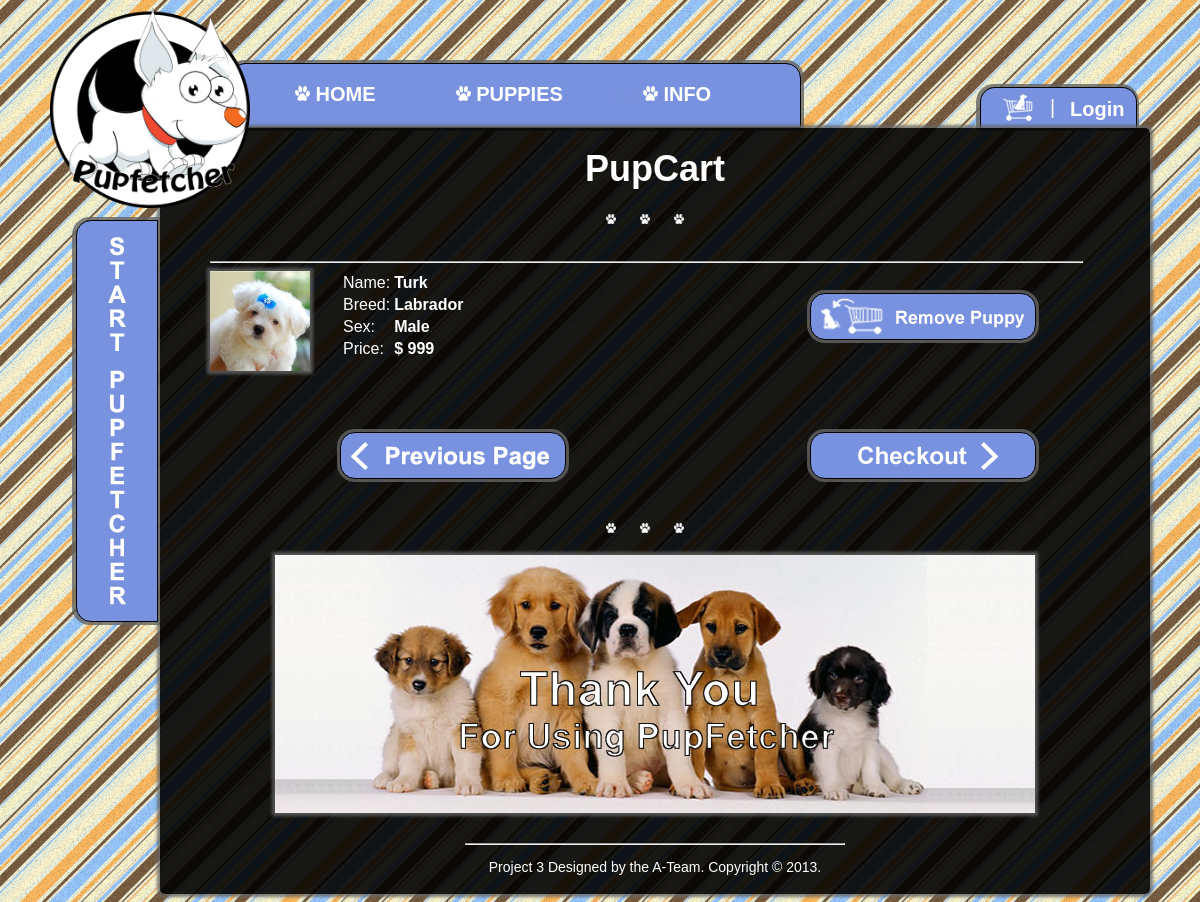
Screenshot of /pupCart.php?id=1 with the database file from the repository.
### tables this page shows
CREATE TABLE `puppies` (
  `puppy_id` int(10) NOT NULL,
  `name` varchar(50) NOT NULL,
  `breed` varchar(100) NOT NULL,
  `sex` varchar(10) NOT NULL,
  `size` varchar(20) NOT NULL,
  `birthday` varchar(15) NOT NULL,
  `location` varchar(50) NOT NULL,
  `price` varchar(10) NOT NULL,
  `vaccination` int(1) NOT NULL,
  `img_name` varchar(100) NOT NULL
);

### pupCart.php (the view, shortened to what this page needs)
<!DOCTYPE html PUBLIC "-//W3C//DTD XHTML 1.0 Transitional//EN" "http://www.w3.org/TR/xhtml1/DTD/xhtml1-transitional.dtd">
<html xmlns="http://www.w3.org/1999/xhtml">
<head>
<link rel="stylesheet" type="text/css" href="css/style.css">
<link rel="stylesheet" type="text/css" href="css/pupInfo.css">
</head>
<body>
<div class="container">
<?php
include("navBar.php");
if (!isset($_SESSION['myusername']))
	{
		include("login.php");
	}
	else
	{
		include("logoutbutton.php");
	}
?>
  <div class="content">
     <div class="title">
            PupCart
          </div>
     <div class="paws">
     <img src="img/paw.png" name="paw" width="10" height="10" class="paw"/>
     <img src="img/paw.png" name="paw" width="10" height="10" class="paw"/>
     <img src="img/paw.png" name="paw" width="10" height="10" class="paw"/>
     </div>
<div class="puplist">
    <?php
      if (isset($_SESSION['cart']) && !empty($_SESSION['cart']))
      {
        $session = $_SESSION;
        $queries = array();
        $i = 0;
        foreach ($session['cart'] as $key=>$value)
        {
          $queries[$i] = "SELECT * FROM `puppies` WHERE `puppy_id` = '" . $value . "'";
  		$blah = mysql_query($queries[$i]);
  		while($puppy = mysql_fetch_assoc($blah))
        {
          $puppy_id = $puppy['puppy_id'];
          $pupName = $puppy['name'];
          $breed = $puppy['breed'];
          $sex = $puppy['sex'];
          $price = $puppy['price'];
          $img = $puppy['img_name'];
          echo "<hr>";
          echo "<div class='puppic'>";
            echo"<a href='pupInfo.php?id=" . $puppy_id . "'><img src='$img' alt='Puppy image' width='100' height='100'/></a>";
          echo "</div>";
          echo "<div class='puppy-list'>";
            echo "<table>";
              echo "<tr><td>Name:</td><td><b>$pupName</b></td></tr>";
              echo "<tr><td>Breed:</td><td><b>$breed</b></td></tr>";
              echo "<tr><td>Sex:</td><td><b>$sex</b></td></tr>";
              echo "<tr><td>Price:</td><td><b>$$price</b></td></tr>";
            echo "</table>";
          echo "</div>";
  		    echo "<div class='infoButtons3'>";
  		      echo"<a href='remove.php?puppy_id=".$puppy_id."'> <img src='img/pupcart3.png' /></a>";
  		    echo "</div>";
        }
  	  $i++;
        }
        echo "<br><br>";
      ?>
  <?php
  	echo "<div class='previousButton'>";
  		echo "<a href='javascript:javascript:history.go(-1)'><img src='img/previous.png'/></a>";
  		echo "</div>";
  		    echo "<div class='infoButtons3'>";
  		echo"<a href='checkout.php'> <img src='img/checkout.png'/></a>";
  		echo "</div>";
    }
      ?>
</div>
 <div class="paws">
  <img src="img/paw.png" name="paw" width="10" height="10" class="paw"/>
  <img src="img/paw.png" name="paw" width="10" height="10" class="paw"/>
  <img src="img/paw.png" name="paw" width="10" height="10" class="paw"/>
  </div>
     <br />
  <div class="bottomPic">
   <img src="img/puppic/gather.jpg" name="paw" />
  </div>
  <div class="footer">
  <hr/>
     <p>Project 3 Designed by the A-Team. Copyright &copy; 2013.</p>
    </div>
  </div>
<?php
include("sidebar.php");
?>
  </div>
  </body>
</html>

### css/style.css (style rules this page uses)
body { background-image: url(../img/tile2.png); background-color: #FFFFFF; background-repeat: repeat; font-family: Helvetica,Arial, sans-serif; font-weight: normal; }
.container { width: 1100px; margin: 0 auto; }
.content { background-image: url(../img/back_cell2.png); background-repeat: repeat; height:auto; width: 950px; margin-left:110px; margin-top:-80px; padding:20px; padding-bottom:5px; -moz-box-shadow: 0 0 3px 3px rgba(100, 100, 100, 0.8); -webkit-box-shadow: 0 0 3px 3px rgba(100, 100, 100, 0.8); box-shadow: 0 0 3px 3px rgba(100, 100, 100, 0.8); -moz-border-radius: 5px; -webkit-border-radius: 5px; -khtml-border-radius: 5px; border-radius: 5px; position:relative; z-index:2; }
.title { font-size: 36px; text-align: center; font-weight: bold; margin-bottom: 20px; color: #FFF; }
.paws { text-align:center; }
.paw { padding-right:20px; }
table { color:rgb(255,255,255); white-space: normal; line-height: normal; font-weight: normal; font-size: medium; font-variant: normal; font-style: normal; text-align: start; }
.footer { padding-left:30%; padding-right:30%; text-align:center; margin-top:30px; font-size: 14px; color: #FFF; }
a:link { color: #FFFFFF; text-decoration: none; }
.bottomPic { margin-left:10%; margin-right:10%; -moz-box-shadow: 0 0 3px 3px rgba(100, 100, 100, 0.8); -webkit-box-shadow: 0 0 3px 3px rgba(100, 100, 100, 0.8); box-shadow: 0 0 3px 3px rgba(100, 100, 100, 0.8); }
p { color:white; maring-top:-20px; }

### css/pupInfo.css (style rules this page uses)
.puppic { float:left; margin-right: 30px; -moz-box-shadow: 0 0 3px 3px rgba(100, 100, 100, 0.8); -webkit-box-shadow: 0 0 3px 3px rgba(100, 100, 100, 0.8); box-shadow: 0 0 3px 3px rgba(100, 100, 100, 0.8); }
.puplist { padding-top: 25px; margin-left: 30px; margin-right: 5%; margin-bottom: 18px; color: rgb(255,255,255); }
.puppy-list { margin-bottom:19px; }
.infoButtons3 { position: absolute; float: right; margin-left: 600px; margin-top: -87px; background-color: rgb(121,146,223); height: 45px; width: 224px; border: thin solid rgb(0,0,0); -moz-box-shadow: 0px 0 0px 3px rgba(100, 100, 100, 0.8); -webkit-box-shadow: 0px 0 0px 3px rgba(100, 100, 100, 0.8); box-shadow: 0px 0 0px 3px rgba(100, 100, 100, 0.8); -moz-border-radius: 15px 15px 15px 15px; -webkit-border-radius: 15px 15px 15px 15px; -khtml-border-radius: 15px 15px 15px 15px; border-radius: 15px 15px 15px 15px; cursor:pointer; z-index: 1; }
.previousButton { font-size:24px; text-align:center; margin-left: 130px; margin-bottom:40px; background-color: rgb(121,146,223); height: 45px; width: 224px; border: thin solid rgb(0,0,0); -moz-box-shadow: 0px 0 0px 3px rgba(100, 100, 100, 0.8); -webkit-box-shadow: 0px 0 0px 3px rgba(100, 100, 100, 0.8); box-shadow: 0px 0 0px 3px rgba(100, 100, 100, 0.8); -moz-border-radius: 15px 15px 15px 15px; -webkit-border-radius: 15px 15px 15px 15px; -khtml-border-radius: 15px 15px 15px 15px; border-radius: 15px 15px 15px 15px; cursor:pointer; z-index: 1; }

### rows the page displays
puppies: name "Turk", breed "Labrador", sex "Male", price "999"
